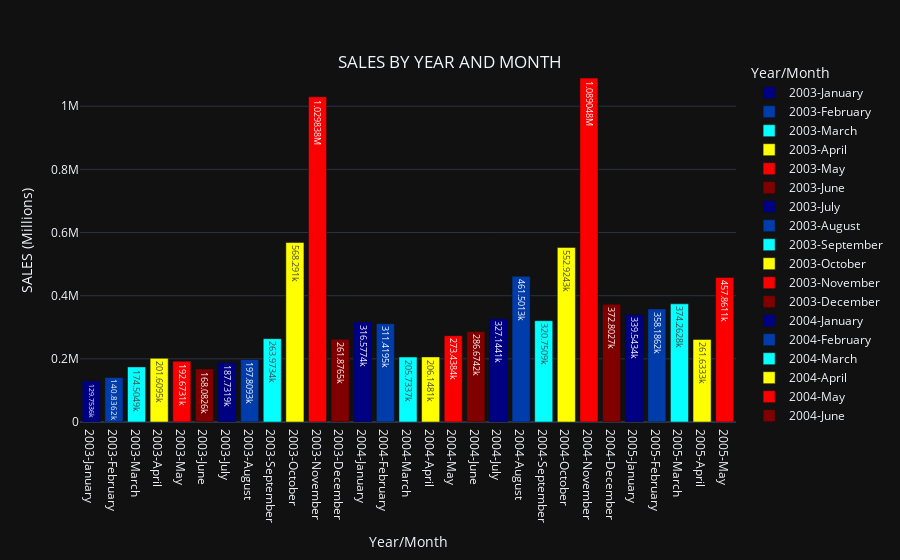

Notebook cell for this chart:
### Code cell
ym = px.bar(ym,x = 'Year/Month', y = 'Sales',color = 'Year/Month',text_auto = True,
            template="plotly_dark",color_discrete_sequence=px.colors.sequential.Jet )
ym = ym.update_layout(title={'text' : 'SALES BY YEAR AND MONTH',
                             'y':0.9,'x':0.5,'xanchor': 'center'})
ym = ym.update_layout(xaxis_title='Year/Month', yaxis_title='SALES (Millions)')
ym.show()

### Figure 1 — Plotly figure (JSON) as saved in the notebook; plotly's stock layout.template omitted (floating-point values rounded to 4 significant figures)
{"data": [{"alignmentgroup": "True", "hovertemplate": "Year/Month=%{x}<br>Sales=%{y}<extra></extra>", "legendgroup": "2003-January", "marker": {"color": "rgb(0,0,131)", "pattern": {"shape": ""}}, "name": "2003-January", "offsetgroup": "2003-January", "orientation": "v", "showlegend": true, "textposition": "auto", "texttemplate": "%{y}", "type": "bar", "x": ["2003-January"], "xaxis": "x", "y": [129800.0], "yaxis": "y"}, {"alignmentgroup": "True", "hovertemplate": "Year/Month=%{x}<br>Sales=%{y}<extra></extra>", "legendgroup": "2003-February", "marker": {"color": "rgb(0,60,170)", "pattern": {"shape": ""}}, "name": "2003-February", "offsetgroup": "2003-February", "orientation": "v", "showlegend": true, "textposition": "auto", "texttemplate": "%{y}", "type": "bar", "x": ["2003-February"], "xaxis": "x", "y": [140800.0], "yaxis": "y"}, {"alignmentgroup": "True", "hovertemplate": "Year/Month=%{x}<br>Sales=%{y}<extra></extra>", "legendgroup": "2003-March", "marker": {"color": "rgb(5,255,255)", "pattern": {"shape": ""}}, "name": "2003-March", "offsetgroup": "2003-March", "orientation": "v", "showlegend": true, "textposition": "auto", "texttemplate": "%{y}", "type": "bar", "x": ["2003-March"], "xaxis": "x", "y": [174500.0], "yaxis": "y"}, {"alignmentgroup": "True", "hovertemplate": "Year/Month=%{x}<br>Sales=%{y}<extra></extra>", "legendgroup": "2003-April", "marker": {"color": "rgb(255,255,0)", "pattern": {"shape": ""}}, "name": "2003-April", "offsetgroup": "2003-April", "orientation": "v", "showlegend": true, "textposition": "auto", "texttemplate": "%{y}", "type": "bar", "x": ["2003-April"], "xaxis": "x", "y": [201600.0], "yaxis": "y"}, {"alignmentgroup": "True", "hovertemplate": "Year/Month=%{x}<br>Sales=%{y}<extra></extra>", "legendgroup": "2003-May", "marker": {"color": "rgb(250,0,0)", "pattern": {"shape": ""}}, "name": "2003-May", "offsetgroup": "2003-May", "orientation": "v", "showlegend": true, "textposition": "auto", "texttemplate": "%{y}", "type": "bar", "x": ["2003-May"], "xaxis": "x", "y": [192700.0], "yaxis": "y"}, {"alignmentgroup": "True", "hovertemplate": "Year/Month=%{x}<br>Sales=%{y}<extra></extra>", "legendgroup": "2003-June", "marker": {"color": "rgb(128,0,0)", "pattern": {"shape": ""}}, "name": "2003-June", "offsetgroup": "2003-June", "orientation": "v", "showlegend": true, "textposition": "auto", "texttemplate": "%{y}", "type": "bar", "x": ["2003-June"], "xaxis": "x", "y": [168100.0], "yaxis": "y"}, {"alignmentgroup": "True", "hovertemplate": "Year/Month=%{x}<br>Sales=%{y}<extra></extra>", "legendgroup": "2003-July", "marker": {"color": "rgb(0,0,131)", "pattern": {"shape": ""}}, "name": "2003-July", "offsetgroup": "2003-July", "orientation": "v", "showlegend": true, "textposition": "auto", "texttemplate": "%{y}", "type": "bar", "x": ["2003-July"], "xaxis": "x", "y": [187700.0], "yaxis": "y"}, {"alignmentgroup": "True", "hovertemplate": "Year/Month=%{x}<br>Sales=%{y}<extra></extra>", "legendgroup": "2003-August", "marker": {"color": "rgb(0,60,170)", "pattern": {"shape": ""}}, "name": "2003-August", "offsetgroup": "2003-August", "orientation": "v", "showlegend": true, "textposition": "auto", "texttemplate": "%{y}", "type": "bar", "x": ["2003-August"], "xaxis": "x", "y": [197800.0], "yaxis": "y"}, {"alignmentgroup": "True", "hovertemplate": "Year/Month=%{x}<br>Sales=%{y}<extra></extra>", "legendgroup": "2003-September", "marker": {"color": "rgb(5,255,255)", "pattern": {"shape": ""}}, "name": "2003-September", "offsetgroup": "2003-September", "orientation": "v", "showlegend": true, "textposition": "auto", "texttemplate": "%{y}", "type": "bar", "x": ["2003-September"], "xaxis": "x", "y": [264000.0], "yaxis": "y"}, {"alignmentgroup": "True", "hovertemplate": "Year/Month=%{x}<br>Sales=%{y}<extra></extra>", "legendgroup": "2003-October", "marker": {"color": "rgb(255,255,0)", "pattern": {"shape": ""}}, "name": "2003-October", "offsetgroup": "2003-October", "orientation": "v", "showlegend": true, "textposition": "auto", "texttemplate": "%{y}", "type": "bar", "x": ["2003-October"], "xaxis": "x", "y": [568300.0], "yaxis": "y"}, {"alignmentgroup": "True", "hovertemplate": "Year/Month=%{x}<br>Sales=%{y}<extra></extra>", "legendgroup": "2003-November", "marker": {"color": "rgb(250,0,0)", "pattern": {"shape": ""}}, "name": "2003-November", "offsetgroup": "2003-November", "orientation": "v", "showlegend": true, "textposition": "auto", "texttemplate": "%{y}", "type": "bar", "x": ["2003-November"], "xaxis": "x", "y": [1030000.0], "yaxis": "y"}, {"alignmentgroup": "True", "hovertemplate": "Year/Month=%{x}<br>Sales=%{y}<extra></extra>", "legendgroup": "2003-December", "marker": {"color": "rgb(128,0,0)", "pattern": {"shape": ""}}, "name": "2003-December", "offsetgroup": "2003-December", "orientation": "v", "showlegend": true, "textposition": "auto", "texttemplate": "%{y}", "type": "bar", "x": ["2003-December"], "xaxis": "x", "y": [261900.0], "yaxis": "y"}, {"alignmentgroup": "True", "hovertemplate": "Year/Month=%{x}<br>Sales=%{y}<extra></extra>", "legendgroup": "2004-January", "marker": {"color": "rgb(0,0,131)", "pattern": {"shape": ""}}, "name": "2004-January", "offsetgroup": "2004-January", "orientation": "v", "showlegend": true, "textposition": "auto", "texttemplate": "%{y}", "type": "bar", "x": ["2004-January"], "xaxis": "x", "y": [316600.0], "yaxis": "y"}, {"alignmentgroup": "True", "hovertemplate": "Year/Month=%{x}<br>Sales=%{y}<extra></extra>", "legendgroup": "2004-February", "marker": {"color": "rgb(0,60,170)", "pattern": {"shape": ""}}, "name": "2004-February", "offsetgroup": "2004-February", "orientation": "v", "showlegend": true, "textposition": "auto", "texttemplate": "%{y}", "type": "bar", "x": ["2004-February"], "xaxis": "x", "y": [311400.0], "yaxis": "y"}, {"alignmentgroup": "True", "hovertemplate": "Year/Month=%{x}<br>Sales=%{y}<extra></extra>", "legendgroup": "2004-March", "marker": {"color": "rgb(5,255,255)", "pattern": {"shape": ""}}, "name": "2004-March", "offsetgroup": "2004-March", "orientation": "v", "showlegend": true, "textposition": "auto", "texttemplate": "%{y}", "type": "bar", "x": ["2004-March"], "xaxis": "x", "y": [205700.0], "yaxis": "y"}, {"alignmentgroup": "True", "hovertemplate": "Year/Month=%{x}<br>Sales=%{y}<extra></extra>", "legendgroup": "2004-April", "marker": {"color": "rgb(255,255,0)", "pattern": {"shape": ""}}, "name": "2004-April", "offsetgroup": "2004-April", "orientation": "v", "showlegend": true, "textposition": "auto", "texttemplate": "%{y}", "type": "bar", "x": ["2004-April"], "xaxis": "x", "y": [206100.0], "yaxis": "y"}, {"alignmentgroup": "True", "hovertemplate": "Year/Month=%{x}<br>Sales=%{y}<extra></extra>", "legendgroup": "2004-May", "marker": {"color": "rgb(250,0,0)", "pattern": {"shape": ""}}, "name": "2004-May", "offsetgroup": "2004-May", "orientation": "v", "showlegend": true, "textposition": "auto", "texttemplate": "%{y}", "type": "bar", "x": ["2004-May"], "xaxis": "x", "y": [273400.0], "yaxis": "y"}, {"alignmentgroup": "True", "hovertemplate": "Year/Month=%{x}<br>Sales=%{y}<extra></extra>", "legendgroup": "2004-June", "marker": {"color": "rgb(128,0,0)", "pattern": {"shape": ""}}, "name": "2004-June", "offsetgroup": "2004-June", "orientation": "v", "showlegend": true, "textposition": "auto", "texttemplate": "%{y}", "type": "bar", "x": ["2004-June"], "xaxis": "x", "y": [286700.0], "yaxis": "y"}, {"alignmentgroup": "True", "hovertemplate": "Year/Month=%{x}<br>Sales=%{y}<extra></extra>", "legendgroup": "2004-July", "marker": {"color": "rgb(0,0,131)", "pattern": {"shape": ""}}, "name": "2004-July", "offsetgroup": "2004-July", "orientation": "v", "showlegend": true, "textposition": "auto", "texttemplate": "%{y}", "type": "bar", "x": ["2004-July"], "xaxis": "x", "y": [327100.0], "yaxis": "y"}, {"alignmentgroup": "True", "hovertemplate": "Year/Month=%{x}<br>Sales=%{y}<extra></extra>", "legendgroup": "2004-August", "marker": {"color": "rgb(0,60,170)", "pattern": {"shape": ""}}, "name": "2004-August", "offsetgroup": "2004-August", "orientation": "v", "showlegend": true, "textposition": "auto", "texttemplate": "%{y}", "type": "bar", "x": ["2004-August"], "xaxis": "x", "y": [461500.0], "yaxis": "y"}, {"alignmentgroup": "True", "hovertemplate": "Year/Month=%{x}<br>Sales=%{y}<extra></extra>", "legendgroup": "2004-September", "marker": {"color": "rgb(5,255,255)", "pattern": {"shape": ""}}, "name": "2004-September", "offsetgroup": "2004-September", "orientation": "v", "showlegend": true, "textposition": "auto", "texttemplate": "%{y}", "type": "bar", "x": ["2004-September"], "xaxis": "x", "y": [320800.0], "yaxis": "y"}, {"alignmentgroup": "True", "hovertemplate": "Year/Month=%{x}<br>Sales=%{y}<extra></extra>", "legendgroup": "2004-October", "marker": {"color": "rgb(255,255,0)", "pattern": {"shape": ""}}, "name": "2004-October", "offsetgroup": "2004-October", "orientation": "v", "showlegend": true, "textposition": "auto", "texttemplate": "%{y}", "type": "bar", "x": ["2004-October"], "xaxis": "x", "y": [552900.0], "yaxis": "y"}, {"alignmentgroup": "True", "hovertemplate": "Year/Month=%{x}<br>Sales=%{y}<extra></extra>", "legendgroup": "2004-November", "marker": {"color": "rgb(250,0,0)", "pattern": {"shape": ""}}, "name": "2004-November", "offsetgroup": "2004-November", "orientation": "v", "showlegend": true, "textposition": "auto", "texttemplate": "%{y}", "type": "bar", "x": ["2004-November"], "xaxis": "x", "y": [1089000.0], "yaxis": "y"}, {"alignmentgroup": "True", "hovertemplate": "Year/Month=%{x}<br>Sales=%{y}<extra></extra>", "legendgroup": "2004-December", "marker": {"color": "rgb(128,0,0)", "pattern": {"shape": ""}}, "name": "2004-December", "offsetgroup": "2004-December", "orientation": "v", "showlegend": true, "textposition": "auto", "texttemplate": "%{y}", "type": "bar", "x": ["2004-December"], "xaxis": "x", "y": [372800.0], "yaxis": "y"}, {"alignmentgroup": "True", "hovertemplate": "Year/Month=%{x}<br>Sales=%{y}<extra></extra>", "legendgroup": "2005-January", "marker": {"color": "rgb(0,0,131)", "pattern": {"shape": ""}}, "name": "2005-January", "offsetgroup": "2005-January", "orientation": "v", "showlegend": true, "textposition": "auto", "texttemplate": "%{y}", "type": "bar", "x": ["2005-January"], "xaxis": "x", "y": [339500.0], "yaxis": "y"}, {"alignmentgroup": "True", "hovertemplate": "Year/Month=%{x}<br>Sales=%{y}<extra></extra>", "legendgroup": "2005-February", "marker": {"color": "rgb(0,60,170)", "pattern": {"shape": ""}}, "name": "2005-February", "offsetgroup": "2005-February", "orientation": "v", "showlegend": true, "textposition": "auto", "texttemplate": "%{y}", "type": "bar", "x": ["2005-February"], "xaxis": "x", "y": [358200.0], "yaxis": "y"}, {"alignmentgroup": "True", "hovertemplate": "Year/Month=%{x}<br>Sales=%{y}<extra></extra>", "legendgroup": "2005-March", "marker": {"color": "rgb(5,255,255)", "pattern": {"shape": ""}}, "name": "2005-March", "offsetgroup": "2005-March", "orientation": "v", "showlegend": true, "textposition": "auto", "texttemplate": "%{y}", "type": "bar", "x": ["2005-March"], "xaxis": "x", "y": [374300.0], "yaxis": "y"}, {"alignmentgroup": "True", "hovertemplate": "Year/Month=%{x}<br>Sales=%{y}<extra></extra>", "legendgroup": "2005-April", "marker": {"color": "rgb(255,255,0)", "pattern": {"shape": ""}}, "name": "2005-April", "offsetgroup": "2005-April", "orientation": "v", "showlegend": true, "textposition": "auto", "texttemplate": "%{y}", "type": "bar", "x": ["2005-April"], "xaxis": "x", "y": [261600.0], "yaxis": "y"}, {"alignmentgroup": "True", "hovertemplate": "Year/Month=%{x}<br>Sales=%{y}<extra></extra>", "legendgroup": "2005-May", "marker": {"color": "rgb(250,0,0)", "pattern": {"shape": ""}}, "name": "2005-May", "offsetgroup": "2005-May", "orientation": "v", "showlegend": true, "textposition": "auto", "texttemplate": "%{y}", "type": "bar", "x": ["2005-May"], "xaxis": "x", "y": [457900.0], "yaxis": "y"}], "layout": {"barmode": "relative", "legend": {"title": {"text": "Year/Month"}, "tracegroupgap": 0}, "margin": {"t": 60}, "title": {"text": "SALES BY YEAR AND MONTH", "x": 0.5, "xanchor": "center", "y": 0.9}, "xaxis": {"anchor": "y", "categoryarray": ["2003-January", "2003-February", "2003-March", "2003-April", "2003-May", "2003-June", "2003-July", "2003-August", "2003-September", "2003-October", "2003-November", "2003-December", "2004-January", "2004-February", "2004-March", "2004-April", "2004-May", "2004-June", "2004-July", "2004-August", "2004-September", "2004-October", "2004-November", "2004-December", "2005-January", "2005-February", "2005-March", "2005-April", "2005-May"], "categoryorder": "array", "domain": [0, 1], "title": {"text": "Year/Month"}}, "yaxis": {"anchor": "x", "domain": [0, 1], "title": {"text": "SALES (Millions)"}}}}
